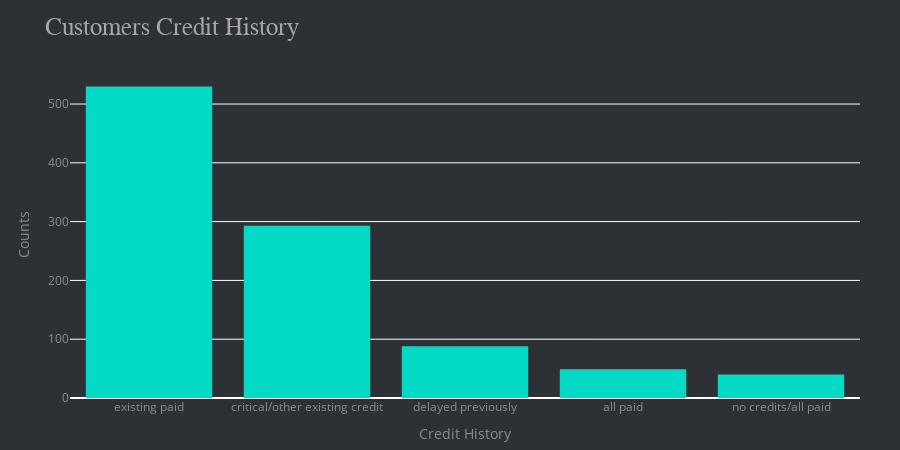

The cell this chart's notebook holds for it:
### Markdown cell above
###### UniVariate Analysis

### Code cell
dc = px.histogram(data, x='credit_history',
                         title='Customers Credit History', height=450,
                         color_discrete_sequence=['#03DAC5'],
                         )
dc.update_xaxes(categoryorder='total descending')

dc.update_layout(margin=dict(t=70, b=10, l=70, r=40),
                        # hovermode="x unified",
                        # xaxis_tickangle=360,
                        xaxis_title=' Credit History ', yaxis_title=" Counts ",
                        plot_bgcolor='#2d3035', paper_bgcolor='#2d3035',
                        title_font=dict(size=25, color='#a5a7ab', family="Muli, sans-serif"),
                        font=dict(color='#8a8d93'),
                        legend=dict(orientation="h", yanchor="bottom", y=1.02, xanchor="right", x=1))
dc

### Figure 1 — Plotly figure (JSON) as saved in the notebook; plotly's stock layout.template omitted (floating-point values rounded to 4 significant figures; data arrays with more than 128 entries replaced by an {"elided": "..."} marker saying what was removed)
{"data": [{"alignmentgroup": "True", "bingroup": "x", "hovertemplate": "credit_history=%{x}<br>count=%{y}<extra></extra>", "legendgroup": "", "marker": {"color": "#03DAC5", "pattern": {"shape": ""}}, "name": "", "offsetgroup": "", "orientation": "v", "showlegend": false, "type": "histogram", "x": {"elided": "1000 str values"}, "xaxis": "x", "yaxis": "y"}], "layout": {"barmode": "relative", "font": {"color": "#8a8d93"}, "height": 450, "legend": {"orientation": "h", "tracegroupgap": 0, "x": 1, "xanchor": "right", "y": 1.02, "yanchor": "bottom"}, "margin": {"b": 10, "l": 70, "r": 40, "t": 70}, "paper_bgcolor": "#2d3035", "plot_bgcolor": "#2d3035", "title": {"font": {"color": "#a5a7ab", "family": "Muli, sans-serif", "size": 25}, "text": "Customers Credit History"}, "xaxis": {"anchor": "y", "categoryorder": "total descending", "domain": [0, 1], "title": {"text": " Credit History "}}, "yaxis": {"anchor": "x", "domain": [0, 1], "title": {"text": " Counts "}}}}
